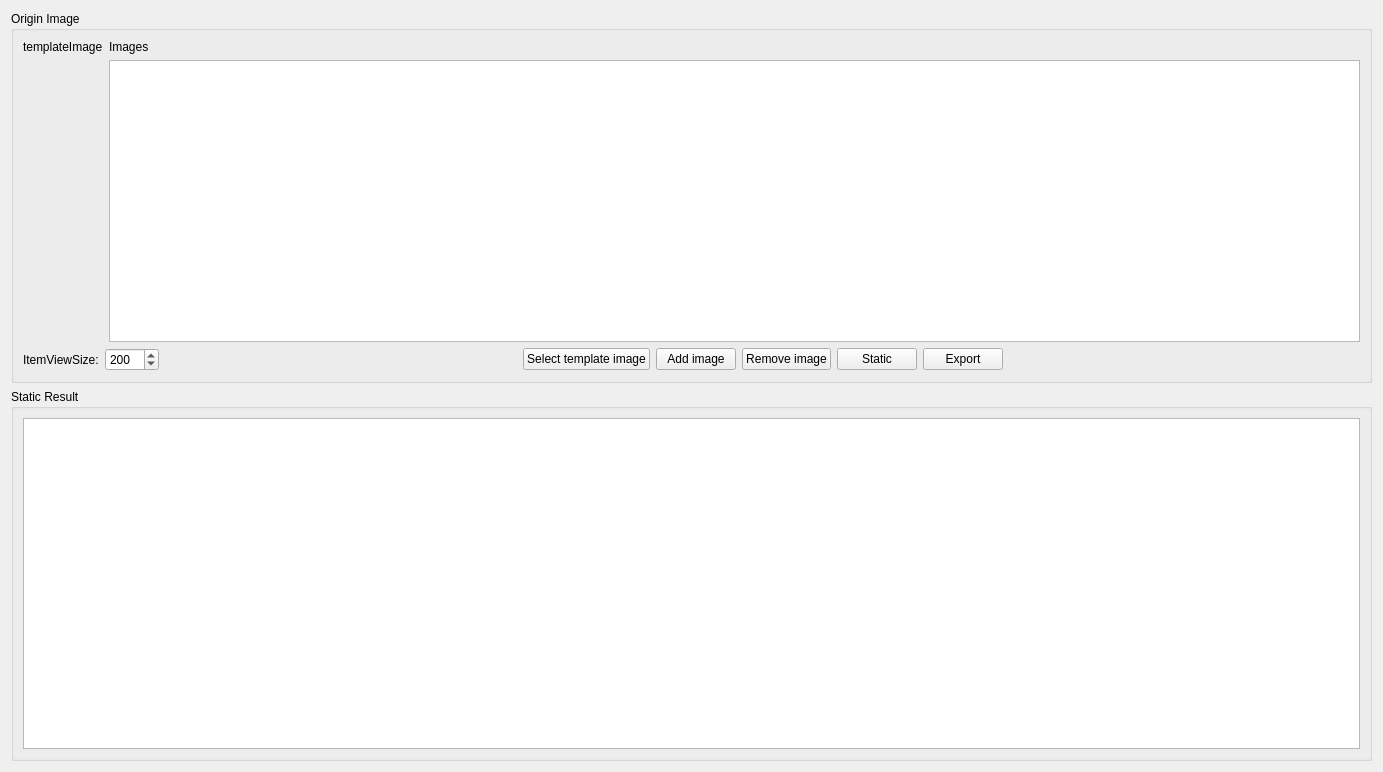
<?xml version="1.0" encoding="UTF-8"?>
<ui version="4.0">
 <class>Widget</class>
 <widget class="QWidget" name="Widget">
  <property name="geometry">
   <rect>
    <x>0</x>
    <y>0</y>
    <width>1383</width>
    <height>772</height>
   </rect>
  </property>
  <property name="windowTitle">
   <string>ImageCompare</string>
  </property>
  <property name="locale">
   <locale language="C" country="AnyCountry"/>
  </property>
  <layout class="QVBoxLayout" name="verticalLayout_3">
   <item>
    <widget class="QGroupBox" name="groupBox_origin">
     <property name="title">
      <string>Origin Image</string>
     </property>
     <layout class="QVBoxLayout" name="verticalLayout_2">
      <item>
       <layout class="QGridLayout" name="gridLayout">
        <item row="0" column="0">
         <widget class="QLabel" name="label_template">
          <property name="text">
           <string>templateImage</string>
          </property>
         </widget>
        </item>
        <item row="0" column="1">
         <widget class="QLabel" name="label_images">
          <property name="text">
           <string>Images</string>
          </property>
         </widget>
        </item>
        <item row="1" column="0">
         <widget class="QLabel" name="label_templateImage">
          <property name="text">
           <string/>
          </property>
         </widget>
        </item>
        <item row="1" column="1">
         <widget class="QListWidget" name="listWidget_Images">
          <property name="editTriggers">
           <set>QAbstractItemView::NoEditTriggers</set>
          </property>
          <property name="selectionMode">
           <enum>QAbstractItemView::ExtendedSelection</enum>
          </property>
          <property name="iconSize">
           <size>
            <width>200</width>
            <height>200</height>
           </size>
          </property>
          <property name="movement">
           <enum>QListView::Static</enum>
          </property>
          <property name="viewMode">
           <enum>QListView::IconMode</enum>
          </property>
         </widget>
        </item>
       </layout>
      </item>
      <item>
       <layout class="QHBoxLayout" name="horizontalLayout">
        <item>
         <widget class="QLabel" name="label">
          <property name="text">
           <string>ItemViewSize:</string>
          </property>
         </widget>
        </item>
        <item>
         <widget class="QSpinBox" name="spinBox_itemViewSize">
          <property name="maximum">
           <number>2000</number>
          </property>
          <property name="singleStep">
           <number>10</number>
          </property>
          <property name="value">
           <number>200</number>
          </property>
         </widget>
        </item>
        <item>
         <spacer name="horizontalSpacer">
          <property name="orientation">
           <enum>Qt::Horizontal</enum>
          </property>
          <property name="sizeHint" stdset="0">
           <size>
            <width>40</width>
            <height>20</height>
           </size>
          </property>
         </spacer>
        </item>
        <item>
         <widget class="QPushButton" name="pushButton_SelectTemplate">
          <property name="text">
           <string>Select template image</string>
          </property>
         </widget>
        </item>
        <item>
         <widget class="QPushButton" name="pushButton_Add">
          <property name="text">
           <string>Add image</string>
          </property>
         </widget>
        </item>
        <item>
         <widget class="QPushButton" name="pushButton_Remove">
          <property name="text">
           <string>Remove image</string>
          </property>
         </widget>
        </item>
        <item>
         <widget class="QPushButton" name="pushButton_Static">
          <property name="text">
           <string>Static</string>
          </property>
         </widget>
        </item>
        <item>
         <widget class="QPushButton" name="pushButton_export">
          <property name="text">
           <string>Export</string>
          </property>
         </widget>
        </item>
        <item>
         <spacer name="horizontalSpacer_2">
          <property name="orientation">
           <enum>Qt::Horizontal</enum>
          </property>
          <property name="sizeHint" stdset="0">
           <size>
            <width>40</width>
            <height>20</height>
           </size>
          </property>
         </spacer>
        </item>
       </layout>
      </item>
     </layout>
    </widget>
   </item>
   <item>
    <widget class="QGroupBox" name="groupBox_staticResult">
     <property name="title">
      <string>Static Result</string>
     </property>
     <layout class="QVBoxLayout" name="verticalLayout">
      <item>
       <widget class="QTableView" name="tableView_Result"/>
      </item>
     </layout>
    </widget>
   </item>
  </layout>
 </widget>
 <resources/>
 <connections/>
</ui>
